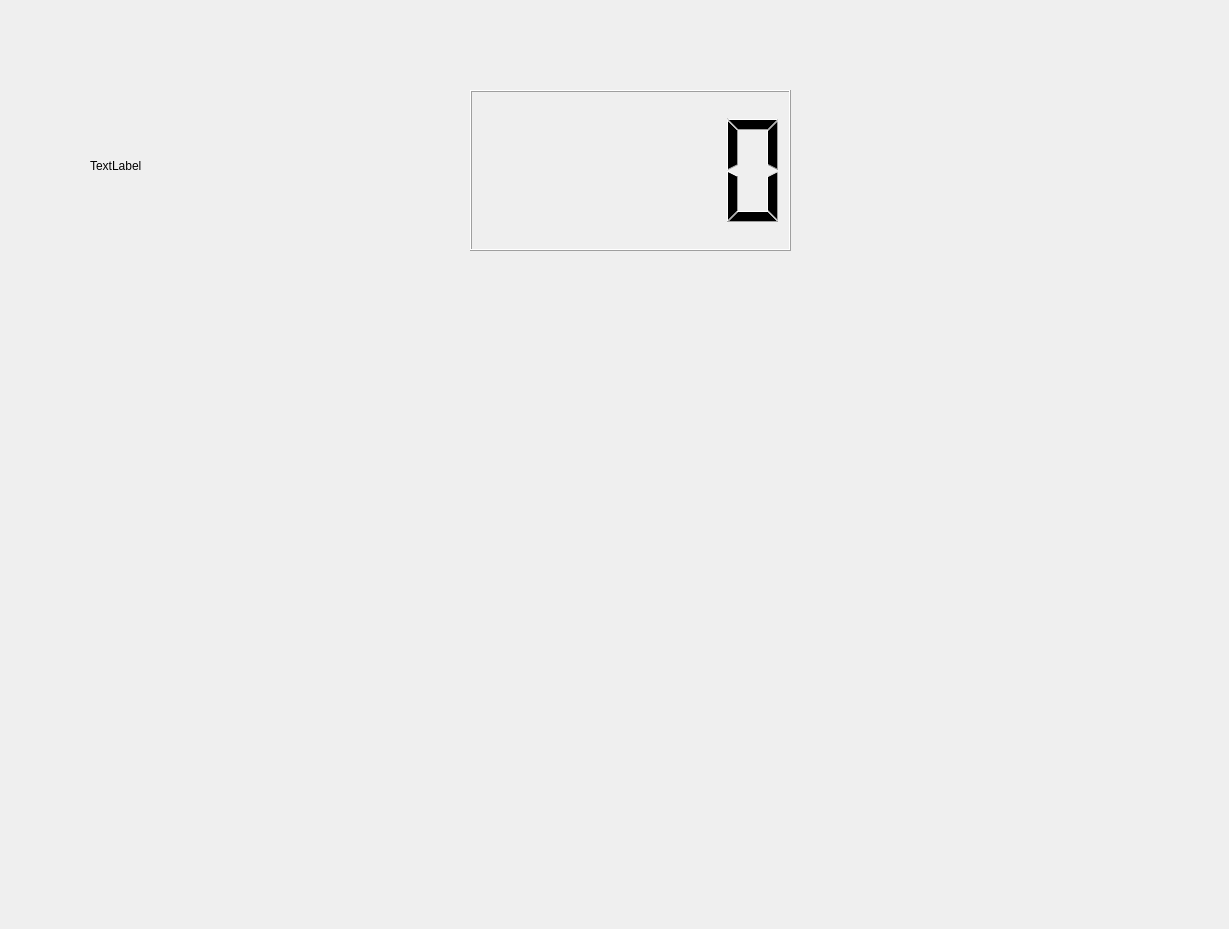
<?xml version="1.0" encoding="UTF-8"?>
<ui version="4.0">
 <class>sapper</class>
 <widget class="QDialog" name="sapper">
  <property name="geometry">
   <rect>
    <x>0</x>
    <y>0</y>
    <width>1229</width>
    <height>929</height>
   </rect>
  </property>
  <property name="windowTitle">
   <string>Dialog</string>
  </property>
  <widget class="QWidget" name="gridLayoutWidget">
   <property name="geometry">
    <rect>
     <x>110</x>
     <y>260</y>
     <width>621</width>
     <height>311</height>
    </rect>
   </property>
   <layout class="QGridLayout" name="gridLayout_2"/>
  </widget>
  <widget class="QLabel" name="label">
   <property name="geometry">
    <rect>
     <x>90</x>
     <y>80</y>
     <width>541</width>
     <height>171</height>
    </rect>
   </property>
   <property name="text">
    <string>TextLabel</string>
   </property>
  </widget>
  <widget class="QLCDNumber" name="lcdNumber">
   <property name="geometry">
    <rect>
     <x>470</x>
     <y>90</y>
     <width>321</width>
     <height>161</height>
    </rect>
   </property>
  </widget>
 </widget>
 <resources/>
 <connections/>
</ui>
